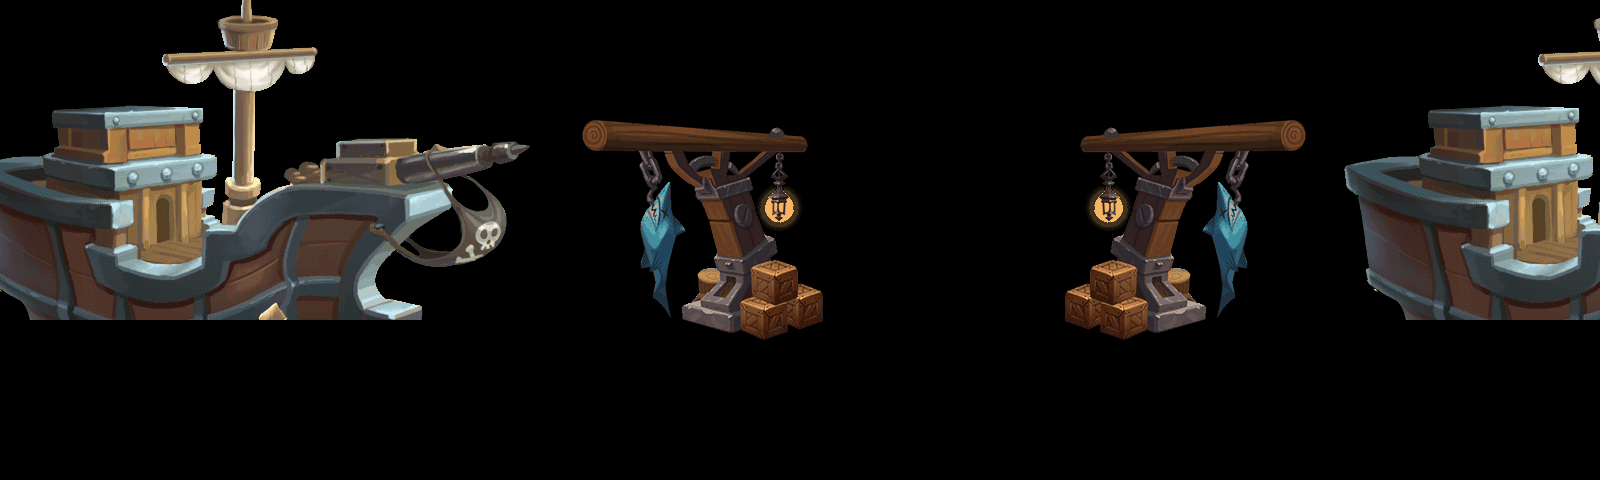

A level layout from a 2D game, rendered from its tile map. Below: a short description, then the map file with tile-grid data replaced by summaries:
An orthogonal 50x15 tile map with 32x32 px tiles, 1 tile layer (块层 2), 3 tilesets.

<map version="1.0" orientation="orthogonal" renderorder="right-down" width="50" height="15" tilewidth="32" tileheight="32">
 <tileset firstgid="1" name="map2" tilewidth="32" tileheight="32">
  <image source="map2.png" width="800" height="608" />
 </tileset>
 <tileset firstgid="476" name="map2_1" tilewidth="32" tileheight="32">
  <image source="map2_1.png" width="576" height="320" />
 </tileset>
 <tileset firstgid="656" name="map2_2" tilewidth="32" tileheight="32">
  <image source="map2_2.png" width="256" height="256" />
 </tileset>
 <layer name="块层 2" width="50" height="15">
  <data>[750 cells, 378 non-empty, 244 distinct tile ids]</data>
 </layer>
</map>